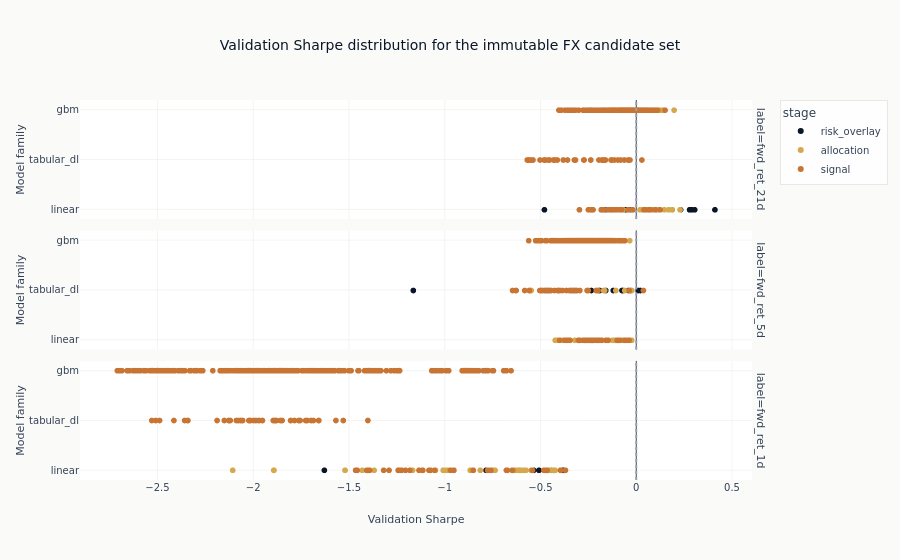

The code cell stored with this chart in its notebook:
### Code cell
candidate_figure = px.scatter(
    candidate_evidence,
    x="sharpe",
    y="family",
    color="stage",
    facet_row="label",
    hover_data=["config_name", "backtest_hash"],
    title="Validation Sharpe distribution for the immutable FX candidate set",
    labels={"sharpe": "Validation Sharpe", "family": "Model family"},
)
candidate_figure.add_vline(x=0, line_dash="dot", line_color=COLORS["recede"])
candidate_figure.show()

### Figure 1 — Plotly figure (JSON) as saved in the notebook; plotly's stock layout.template omitted (floating-point values rounded to 4 significant figures; data arrays with more than 128 entries replaced by an {"elided": "..."} marker saying what was removed)
{"data": [{"customdata": [["ridge_a1000000.0", "adb648fc0f51"], ["ridge_a1000000.0", "7d50547126f7"], ["ridge_a1000000.0", "fd5126cd1e01"], ["ridge_a1000000.0", "233497e31f94"], ["ridge_a1000000.0", "80d3f60a3107"], ["ridge_a1000000.0", "d2848be05759"], ["ridge_a1000000.0", "86e340fefff8"], ["ridge_a1000000.0", "8ce50fd9ddd2"], ["ridge_a1000000.0", "76091cad7861"], ["ridge_a1000000.0", "fad8bac33fe2"], ["ridge_a1000000.0", "745ab574c1b4"], ["ridge_a1000000.0", "ef3f9effac70"], ["ridge_a1000000.0", "aa3c14e3d5b5"], ["ridge_a1000000.0", "0220a7f34156"]], "hovertemplate": "stage=risk_overlay<br>label=fwd_ret_21d<br>Validation Sharpe=%{x}<br>Model family=%{y}<br>config_name=%{customdata[0]}<br>backtest_hash=%{customdata[1]}<extra></extra>", "legendgroup": "risk_overlay", "marker": {"color": "#0a1628", "symbol": "circle"}, "mode": "markers", "name": "risk_overlay", "showlegend": true, "type": "scattergl", "x": [0.4121, 0.3066, 0.2915, 0.2864, 0.281, 0.2798, 0.2326, 0.1887, 0.1059, 0.06443, -0.02726, -0.05404, -0.1615, -0.4784], "xaxis": "x3", "y": ["linear", "linear", "linear", "linear", "linear", "linear", "linear", "linear", "linear", "linear", "linear", "linear", "linear", "linear"], "yaxis": "y3"}, {"customdata": [["tabm_l", "83f414834353"], ["tabm_l", "b8172292c5e3"], ["tabm_l", "dfc6fecbd951"], ["tabm_l", "435c23629455"], ["tabm_l", "95b816ade2b4"], ["tabm_l", "320740e5028f"], ["tabm_l", "e24b210aaaca"], ["tabm_l", "2ed3578bd80b"], ["tabm_l", "d68582f97828"], ["tabm_l", "deb364b3fcc6"], ["tabm_l", "d54779b8e4d1"], ["tabm_l", "963c35e85bdc"], ["tabm_l", "ebf617a2107c"], ["tabm_l", "8956745c83fa"]], "hovertemplate": "stage=risk_overlay<br>label=fwd_ret_5d<br>Validation Sharpe=%{x}<br>Model family=%{y}<br>config_name=%{customdata[0]}<br>backtest_hash=%{customdata[1]}<extra></extra>", "legendgroup": "risk_overlay", "marker": {"color": "#0a1628", "symbol": "circle"}, "mode": "markers", "name": "risk_overlay", "showlegend": false, "type": "scattergl", "x": [0.02283, 0.01136, -0.02613, -0.03977, -0.06905, -0.07338, -0.1188, -0.1582, -0.1639, -0.1897, -0.2337, -0.4071, -0.5532, -1.163], "xaxis": "x2", "y": ["tabular_dl", "tabular_dl", "tabular_dl", "tabular_dl", "tabular_dl", "tabular_dl", "tabular_dl", "tabular_dl", "tabular_dl", "tabular_dl", "tabular_dl", "tabular_dl", "tabular_dl", "tabular_dl"], "yaxis": "y2"}, {"customdata": [["lasso_f0.85", "720f505644f1"], ["lasso_f0.85", "e1295bddf889"], ["lasso_f0.85", "9e544a5cf3ef"], ["lasso_f0.85", "a685fa970473"], ["lasso_f0.85", "037421cf0ed0"], ["lasso_f0.85", "ef1da471032d"], ["lasso_f0.85", "7fde57c8ce55"], ["lasso_f0.85", "728dc3b9a8fb"], ["lasso_f0.85", "1e2811337d1b"], ["lasso_f0.85", "eaa94b25aa1c"], ["lasso_f0.85", "5157eecf5eb3"], ["lasso_f0.85", "414001fe7958"], ["lasso_f0.85", "d419a2c93e92"], ["lasso_f0.85", "2610a23dd083"]], "hovertemplate": "stage=risk_overlay<br>label=fwd_ret_1d<br>Validation Sharpe=%{x}<br>Model family=%{y}<br>config_name=%{customdata[0]}<br>backtest_hash=%{customdata[1]}<extra></extra>", "legendgroup": "risk_overlay", "marker": {"color": "#0a1628", "symbol": "circle"}, "mode": "markers", "name": "risk_overlay", "showlegend": false, "type": "scattergl", "x": [-0.3728, -0.3768, -0.383, -0.4249, -0.431, -0.4456, -0.4616, -0.464, -0.5069, -0.5346, -0.6053, -0.7793, -0.7833, -1.628], "xaxis": "x", "y": ["linear", "linear", "linear", "linear", "linear", "linear", "linear", "linear", "linear", "linear", "linear", "linear", "linear", "linear"], "yaxis": "y"}, {"customdata": [["ridge_a1000000.0", "747e7e47abaa"], ["leaves_15_huber", "7265cce74f77"], ["ridge_a10000000.0", "a8ca8711fbe0"], ["ridge_a1000000.0", "a7cb5005dd35"], ["ridge_a10000000.0", "c3612f9b6e4c"], ["leaves_15_huber", "9ed7d1b470f7"], ["leaves_15_huber", "b546cdb268bd"], ["leaves_15_huber", "bc608aea5205"], ["default_mae", "473e960bd7b7"], ["ridge_a1000000.0", "5445ad5f1f5f"], ["leaves_15_mae", "0f2703fa47d4"], ["leaves_15_huber", "45dfe1862509"], ["ridge_a10000000.0", "99a74ea478af"], ["leaves_15_mae", "4b60c65c4d2b"], ["leaves_15_mse", "2b1f511107c3"], ["ridge_a1000000.0", "19ddce8e0e7d"], ["ridge_a100000.0", "ebb43aa760c9"], ["leaves_15_mse", "35b7591b4552"], ["ridge_a1000000.0", "308e1f816136"], ["leaves_15_mae", "e6ab8e6186ec"], ["ridge_a10000000.0", "7e1a635137cf"], ["leaves_15_mse", "30f82fa1a3ca"], ["ridge_a100000.0", "b0b3218d33c0"], ["leaves_15_mae", "1ecb3c3ced4f"], ["ridge_a100000.0", "1a352b36e180"], ["default_mae", "0422fa9d97d9"], ["ridge_a10000000.0", "39029bbfd854"], ["ridge_a100000.0", "13d258cd7be1"], ["leaves_15_mse", "25c633890bf6"], ["ridge_a100000.0", "37e8e9528885"], ["default_mae", "45c34a640f7f"], ["leaves_15_mse", "1f1b342ba4ab"], ["default_mae", "27117ef4631b"], ["default_mae", "9caca8e4a690"], ["leaves_15_mse", "c7d5c07cfc8c"], ["leaves_15_mae", "55f291e6fdda"], ["leaves_15_huber", "0f74cd6835b7"], ["ridge_a1000000.0", "1163e8b7a491"], ["ridge_a10000000.0", "4daf1140a981"], ["leaves_15_mae", "69498ea5c638"], ["default_mae", "f3e0dfe24908"], ["ridge_a100000.0", "67bbbf7c43ce"]], "hovertemplate": "stage=allocation<br>label=fwd_ret_21d<br>Validation Sharpe=%{x}<br>Model family=%{y}<br>config_name=%{customdata[0]}<br>backtest_hash=%{customdata[1]}<extra></extra>", "legendgroup": "allocation", "marker": {"color": "#D4A84B", "symbol": "circle"}, "mode": "markers", "name": "allocation", "showlegend": true, "type": "scattergl", "x": [0.2298, 0.1989, 0.1886, 0.1705, 0.1483, 0.1412, 0.1394, 0.1284, 0.1204, 0.1148, 0.1145, 0.1078, 0.107, 0.09791, 0.09609, 0.08998, 0.08981, 0.07813, 0.06985, 0.06282, 0.05988, 0.05919, 0.05632, 0.05197, 0.05025, 0.04557, 0.03945, 0.03599, 0.03433, 0.02093, 0.01711, -0.0008373, -0.002015, -0.01433, -0.04883, -0.04945, -0.05104, -0.06691, -0.1068, -0.1069, -0.1183, -0.1739], "xaxis": "x3", "y": ["linear", "gbm", "linear", "linear", "linear", "gbm", "gbm", "gbm", "gbm", "linear", "gbm", "gbm", "linear", "gbm", "gbm", "linear", "linear", "gbm", "linear", "gbm", "linear", "gbm", "linear", "gbm", "linear", "gbm", "linear", "linear", "gbm", "linear", "gbm", "gbm", "gbm", "gbm", "gbm", "gbm", "gbm", "linear", "linear", "gbm", "gbm", "linear"], "yaxis": "y3"}, {"customdata": [["tabm_l", "069f80f90eca"], ["ridge_a1000000.0", "aec0469863e2"], ["tabm_l", "5803dff7861c"], ["default_mae", "7df3f5fe73af"], ["ridge_a1000000.0", "673e7ea9cfd1"], ["ridge_a10000000.0", "5024d2c27596"], ["ridge_a1000000.0", "aa97a1bff4db"], ["ridge_a10000000.0", "67658bd81bf3"], ["tabm_l", "ba03881d966b"], ["ridge_a10000000.0", "0c7ba4b66ba0"], ["enet_f0.35", "229a3ce4519e"], ["lasso_f0.35", "4b8c8a6f55c9"], ["ridge_a10000000.0", "4787533b58b7"], ["default_mae", "77c6a4eef3c3"], ["lasso_f0.35", "75b7b79b91d0"], ["enet_f0.35", "86337243e635"], ["ridge_a1000000.0", "6806b2b1da79"], ["lasso_f0.35", "393def4bde07"], ["leaves_31_mae", "b45d4c5f8e81"], ["enet_f0.35", "051f49cce435"], ["default_mae", "ef6d2dd3d27a"], ["leaves_31_mae", "dae8183721a3"], ["tabm_l", "a1ff6ff6d0bb"], ["leaves_31_mae", "00d483fa2591"], ["tabm_l", "291240ba8d71"], ["enet_f0.35", "387c20647094"], ["lasso_f0.35", "098077ded471"], ["leaves_31_mae", "279a8d059277"], ["ridge_a1000000.0", "69e52d8503ff"], ["default_mae", "1dc2c9dedaf2"], ["enet_f0.35", "600f8e21f659"], ["lasso_f0.35", "f8afafa00d89"], ["ridge_a10000000.0", "ab4d1625d319"], ["leaves_31_mae", "9d7036ffad6c"], ["enet_f0.35", "33f67b40779b"], ["default_mae", "91c9599a5ef3"], ["default_mae", "f517afbeb0b5"], ["lasso_f0.35", "8ebe993db401"], ["ridge_a10000000.0", "ce41fc6b80c6"], ["ridge_a1000000.0", "cf77dcbd4d5e"], ["leaves_31_mae", "2cdfa10b73b5"], ["tabm_l", "2b47bd8019cd"]], "hovertemplate": "stage=allocation<br>label=fwd_ret_5d<br>Validation Sharpe=%{x}<br>Model family=%{y}<br>config_name=%{customdata[0]}<br>backtest_hash=%{customdata[1]}<extra></extra>", "legendgroup": "allocation", "marker": {"color": "#D4A84B", "symbol": "circle"}, "mode": "markers", "name": "allocation", "showlegend": false, "type": "scattergl", "x": [-0.02194, -0.02242, -0.05909, -0.03293, -0.05605, -0.06024, -0.06799, -0.0793, -0.1054, -0.08578, -0.09562, -0.09615, -0.1038, -0.09577, -0.1092, -0.1097, -0.1051, -0.1211, -0.1082, -0.1221, -0.1294, -0.116, -0.1641, -0.141, -0.1682, -0.1573, -0.1582, -0.1755, -0.2204, -0.2187, -0.2477, -0.2483, -0.2706, -0.2815, -0.3195, -0.3255, -0.3578, -0.383, -0.4125, -0.4223, -0.4351, -0.5469], "xaxis": "x2", "y": ["tabular_dl", "linear", "tabular_dl", "gbm", "linear", "linear", "linear", "linear", "tabular_dl", "linear", "linear", "linear", "linear", "gbm", "linear", "linear", "linear", "linear", "gbm", "linear", "gbm", "gbm", "tabular_dl", "gbm", "tabular_dl", "linear", "linear", "gbm", "linear", "gbm", "linear", "linear", "linear", "gbm", "linear", "gbm", "gbm", "linear", "linear", "linear", "gbm", "tabular_dl"], "yaxis": "y2"}, {"customdata": [["lasso_f0.85", "0a1d5087e5fe"], ["enet_f0.85", "ff417e95f0c4"], ["lasso_f0.7", "6c7d8a9e9e9e"], ["enet_f0.7", "29be1dd029ea"], ["enet_f0.85", "b8380738ba8f"], ["lasso_f0.85", "d7c4178f1106"], ["enet_f0.85", "533d75a02b70"], ["lasso_f0.85", "f21e73e3f4b3"], ["lasso_f0.85", "92420bfeb88d"], ["enet_f0.85", "f597af896172"], ["lasso_f0.7", "635a8337c658"], ["enet_f0.7", "b2c016364f22"], ["ridge_a10000000.0", "987f793c212c"], ["lasso_f0.7", "2440395d4b75"], ["enet_f0.7", "de119ed8b011"], ["ridge_a1000000.0", "6bb016c8d8d1"], ["ridge_a10000000.0", "c72389dc70f0"], ["enet_f0.5", "5b98b9e36485"], ["lasso_f0.5", "1a5f9124ee67"], ["ridge_a10000000.0", "0e5cc56bc53d"], ["enet_f0.7", "277d46bd83d1"], ["lasso_f0.7", "2ffa0dc79807"], ["lasso_f0.5", "7ea6001c4410"], ["enet_f0.5", "919b170b86b9"], ["ridge_a1000000.0", "15d3a170895d"], ["lasso_f0.5", "625f6c6c78a3"], ["enet_f0.5", "b88fa6936d89"], ["ridge_a10000000.0", "a75fcf302ecc"], ["ridge_a1000000.0", "2a1d0c15e04d"], ["ridge_a1000000.0", "f422b147eddb"], ["lasso_f0.85", "326972bb7717"], ["enet_f0.85", "a151f3abb294"], ["lasso_f0.7", "820cdcec741a"], ["lasso_f0.85", "df98cda1b07e"], ["enet_f0.5", "4159ddb2fbb3"], ["lasso_f0.5", "e9e293af0d39"], ["enet_f0.85", "6fa443f90dd2"], ["enet_f0.7", "c34f82f4d785"], ["ridge_a10000000.0", "9463bd890e0e"], ["ridge_a1000000.0", "80d27f1b7c30"], ["lasso_f0.5", "40a552a67a2e"], ["enet_f0.5", "c0ae81cacaf3"], ["lasso_f0.7", "ca355dc18fbc"], ["enet_f0.7", "d11f2e93823f"], ["ridge_a10000000.0", "49be37e1facc"], ["lasso_f0.5", "34a0e6f754a5"], ["enet_f0.5", "99f385eee22d"], ["ridge_a1000000.0", "d2c20001e024"]], "hovertemplate": "stage=allocation<br>label=fwd_ret_1d<br>Validation Sharpe=%{x}<br>Model family=%{y}<br>config_name=%{customdata[0]}<br>backtest_hash=%{customdata[1]}<extra></extra>", "legendgroup": "allocation", "marker": {"color": "#D4A84B", "symbol": "circle"}, "mode": "markers", "name": "allocation", "showlegend": false, "type": "scattergl", "x": [-0.4227, -0.4227, -0.4237, -0.4243, -0.4327, -0.4327, -0.4496, -0.4497, -0.4757, -0.4757, -0.4763, -0.4763, -0.548, -0.5422, -0.5422, -0.5753, -0.5875, -0.6024, -0.6025, -0.618, -0.6314, -0.6317, -0.6462, -0.6462, -0.6473, -0.7365, -0.7365, -0.7477, -0.7751, -0.8139, -0.8658, -0.8658, -0.9844, -0.992, -1.007, -1.007, -1.048, -1.08, -1.167, -1.228, -1.368, -1.43, -1.52, -1.52, -1.893, -1.891, -1.891, -2.107], "xaxis": "x", "y": ["linear", "linear", "linear", "linear", "linear", "linear", "linear", "linear", "linear", "linear", "linear", "linear", "linear", "linear", "linear", "linear", "linear", "linear", "linear", "linear", "linear", "linear", "linear", "linear", "linear", "linear", "linear", "linear", "linear", "linear", "linear", "linear", "linear", "linear", "linear", "linear", "linear", "linear", "linear", "linear", "linear", "linear", "linear", "linear", "linear", "linear", "linear", "linear"], "yaxis": "y"}, {"customdata": {"elided": "400x2 str values"}, "hovertemplate": "stage=signal<br>label=fwd_ret_21d<br>Validation Sharpe=%{x}<br>Model family=%{y}<br>config_name=%{customdata[0]}<br>backtest_hash=%{customdata[1]}<extra></extra>", "legendgroup": "signal", "marker": {"color": "#C87533", "symbol": "circle"}, "mode": "markers", "name": "signal", "showlegend": true, "type": "scattergl", "x": {"elided": "400 float values"}, "xaxis": "x3", "y": {"elided": "400 str values"}, "yaxis": "y3"}, {"customdata": {"elided": "400x2 str values"}, "hovertemplate": "stage=signal<br>label=fwd_ret_5d<br>Validation Sharpe=%{x}<br>Model family=%{y}<br>config_name=%{customdata[0]}<br>backtest_hash=%{customdata[1]}<extra></extra>", "legendgroup": "signal", "marker": {"color": "#C87533", "symbol": "circle"}, "mode": "markers", "name": "signal", "showlegend": false, "type": "scattergl", "x": {"elided": "400 float values"}, "xaxis": "x2", "y": {"elided": "400 str values"}, "yaxis": "y2"}, {"customdata": {"elided": "404x2 str values"}, "hovertemplate": "stage=signal<br>label=fwd_ret_1d<br>Validation Sharpe=%{x}<br>Model family=%{y}<br>config_name=%{customdata[0]}<br>backtest_hash=%{customdata[1]}<extra></extra>", "legendgroup": "signal", "marker": {"color": "#C87533", "symbol": "circle"}, "mode": "markers", "name": "signal", "showlegend": false, "type": "scattergl", "x": {"elided": "404 float values"}, "xaxis": "x", "y": {"elided": "404 str values"}, "yaxis": "y"}], "layout": {"annotations": [{"showarrow": false, "text": "label=fwd_ret_1d", "textangle": 90, "x": 0.98, "xanchor": "left", "xref": "paper", "y": 0.1567, "yanchor": "middle", "yref": "paper"}, {"showarrow": false, "text": "label=fwd_ret_5d", "textangle": 90, "x": 0.98, "xanchor": "left", "xref": "paper", "y": 0.5, "yanchor": "middle", "yref": "paper"}, {"showarrow": false, "text": "label=fwd_ret_21d", "textangle": 90, "x": 0.98, "xanchor": "left", "xref": "paper", "y": 0.8433, "yanchor": "middle", "yref": "paper"}], "legend": {"title": {"text": "stage"}, "tracegroupgap": 0}, "shapes": [{"line": {"color": "#94a3b8", "dash": "dot"}, "type": "line", "x0": 0, "x1": 0, "xref": "x", "y0": 0, "y1": 1, "yref": "y domain"}, {"line": {"color": "#94a3b8", "dash": "dot"}, "type": "line", "x0": 0, "x1": 0, "xref": "x2", "y0": 0, "y1": 1, "yref": "y2 domain"}, {"line": {"color": "#94a3b8", "dash": "dot"}, "type": "line", "x0": 0, "x1": 0, "xref": "x3", "y0": 0, "y1": 1, "yref": "y3 domain"}], "title": {"text": "Validation Sharpe distribution for the immutable FX candidate set"}, "xaxis": {"anchor": "y", "domain": [0.0, 0.98], "title": {"text": "Validation Sharpe"}}, "xaxis2": {"anchor": "y2", "domain": [0.0, 0.98], "matches": "x", "showticklabels": false}, "xaxis3": {"anchor": "y3", "domain": [0.0, 0.98], "matches": "x", "showticklabels": false}, "yaxis": {"anchor": "x", "domain": [0.0, 0.3133], "title": {"text": "Model family"}}, "yaxis2": {"anchor": "x2", "domain": [0.3433, 0.6567], "matches": "y", "title": {"text": "Model family"}}, "yaxis3": {"anchor": "x3", "domain": [0.6867, 1.0], "matches": "y", "title": {"text": "Model family"}}}}
